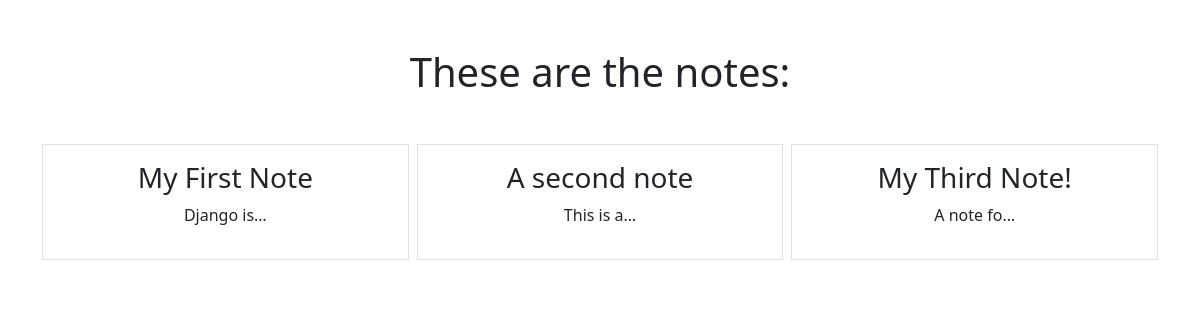
The app's page /smart/notes (signed in), older data.
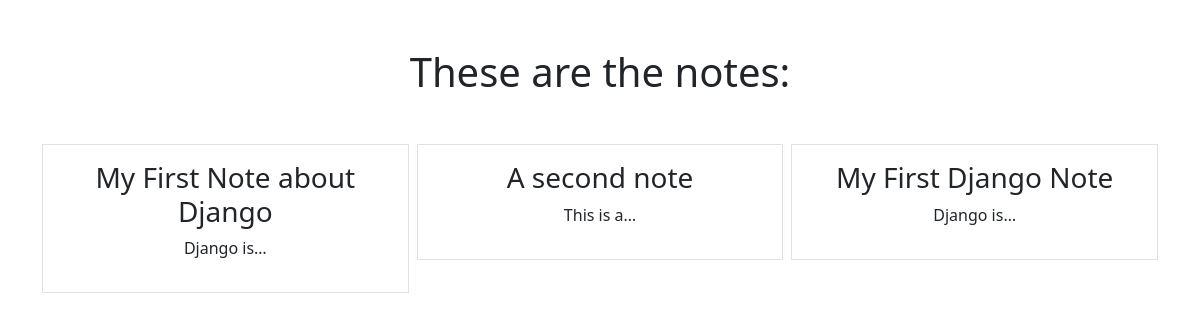
The same page, newer data.
### notes/models.py (models this page shows)
class Notes(models.Model):
    title = models.CharField(max_length=200)
    text = models.TextField()
    created = models.DateTimeField(auto_now_add=True)
    user = models.ForeignKey(User, on_delete=models.CASCADE, related_name="notes")

### notes/views.py (the view)
# urls.py: path('notes', views.NotesListView.as_view(), name="notes.list"),
class NotesListView(LoginRequiredMixin, ListView):
    model = Notes
    context_object_name = "notes"
    template_name = "notes/notes_list.html"
    login_url = "/admin"
    def get_queryset(self):
        return self.request.user.notes.all()

### notes/templates/notes/notes_list.html
{% extends "base.html" %}
{% block content %}
    <h1 class="my-5">These are the notes:</h1>
    <div class="row row-cols3 g-2">
        {% for note in notes %}
        <div class="col">
            <div class="p-3 border">
                    <h3><a href="{% url 'notes.detail' pk=note.id %}" class="text-dark text-decoration-none">{{note.title}}</a></h3>
                    <p>{{note.text|truncatechars:10}}</p>
            </div>
        </div>
        {% endfor %}
    </div>
{% endblock %}

Row changes from the older to the newer data that the page shows:
removed Notes: title "My Third Note!", text "A note fo…"
changed Notes: title "My First Note" → "My First Note about Django"
added Notes: title "My First Django Note", text "Django is…"
